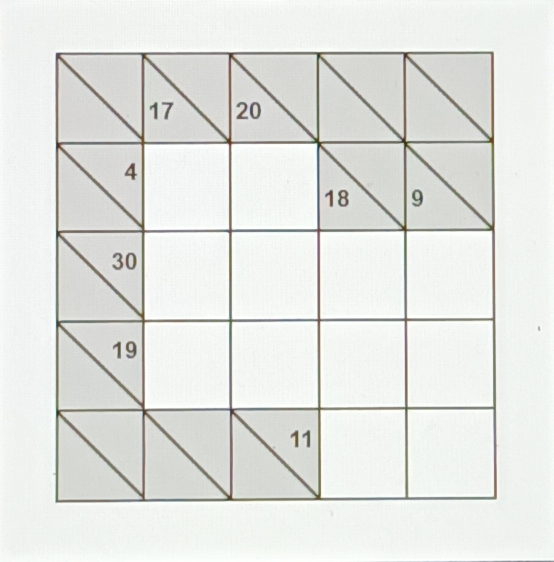
#> input picture data/original/KC_kakuro_05x05_experto_pantalla_luz_tenue.jpg, 1107 x 1123 px (shown at 1/2 size)
$ python -i tablero.py   (imports and definitions only)
#> lines starting #> are read from the running program, lines starting #| are printed output that depends on the picture; after the words box and inside, x2 and y2 are one past the last pixel; in counts of white or black regions, pixels touching at a corner belong together
#> further down, picture is the input picture: shape (1123, 1107, 3); mean B, G, R 225.4, 229, 227.3
### src/kakuro/cuadricula.py
"""Cuadrícula: detectar el tamaño n del tablero y la posición de sus líneas."""

import cv2
import numpy as np

from . import config


def proyecciones_lineas(imagen):
    """Calcula qué tanto aparece una línea de la grilla en cada columna y fila.

    Detecta bordes con Canny y aplica una apertura morfológica con un trazo
    largo horizontal y otro vertical: así sobreviven las líneas de la grilla
    y se borran los dígitos y la diagonal de las pistas.

    Recibe la imagen rectificada (BGR).
    Devuelve una tupla (px, py) de arreglos con valores entre 0 y 1:
      - px[x]: fracción de la columna x cubierta por líneas verticales;
      - py[y]: fracción de la fila y cubierta por líneas horizontales.
    """
    gris = cv2.cvtColor(imagen, cv2.COLOR_BGR2GRAY)
    gris = cv2.GaussianBlur(gris, config.KERNEL_DESENFOQUE_CUADRICULA, 0)
    bordes = cv2.Canny(gris, *config.CANNY_CUADRICULA)
    bordes = cv2.dilate(bordes, np.ones(config.KERNEL_DILATACION_CUADRICULA, np.uint8))
    largo = max(config.LARGO_LINEA_MIN, imagen.shape[0] // config.DIVISOR_LARGO_LINEA)
    horizontal = cv2.morphologyEx(
        bordes, cv2.MORPH_OPEN, cv2.getStructuringElement(cv2.MORPH_RECT, (largo, 1))
    )
    vertical = cv2.morphologyEx(
        bordes, cv2.MORPH_OPEN, cv2.getStructuringElement(cv2.MORPH_RECT, (1, largo))
    )
    return np.mean(vertical > 0, axis=0), np.mean(horizontal > 0, axis=1)


def detectar_cuadricula(imagen):
    """Encuentra el tamaño n de la grilla y la posición de cada línea.

    Para cada n entre MIN_N y MAX_N, busca cada línea interna cerca de donde
    debería estar (k·lado/n, con un radio de tolerancia) y toma el valor del
    perfil en ese punto. El puntaje de n es:

        promedio(valores) + PESO_MINIMO · mínimo(valores) + PESO_N · n

    El promedio premia que haya líneas donde se esperan; el mínimo castiga
    que falte alguna; el término en n desempata a favor del n mayor (un 6×6
    también tiene líneas donde las tendría un 3×3). Se queda con el n de
    mayor puntaje.

    Recibe la imagen rectificada (BGR, cuadrada).
    Devuelve una tupla (n, lx, ly, puntaje):
      - lx, ly: listas de n+1 posiciones (px) de las líneas verticales y
        horizontales, incluidos los dos bordes;
      - puntaje: el puntaje del n elegido.
    Lanza ValueError si alguna línea queda bajo LINEA_MIN o el puntaje bajo
    PUNTAJE_MIN.
    """
    px, py = proyecciones_lineas(imagen)
    candidatos = []
    for n in range(config.MIN_N, config.MAX_N + 1):
        valores, lineas = [], []
        for perfil in (px, py):
            posiciones = [0]
            for k in range(1, n):
                centro = k * (len(perfil) - 1) / n
                radio = max(config.RADIO_BUSQUEDA_MIN, round(len(perfil) / n * config.FRACCION_RADIO_BUSQUEDA))
                a, b = round(centro) - radio, round(centro) + radio + 1
                posicion = a + int(np.argmax(perfil[a:b]))
                posiciones.append(posicion)
                valores.append(float(perfil[posicion]))
            posiciones.append(len(perfil) - 1)
            lineas.append(posiciones)
        puntaje = np.mean(valores) + config.PESO_MINIMO * min(valores) + config.PESO_N * n
        candidatos.append((puntaje, min(valores), n, lineas))
    puntaje, minimo, n, lineas = max(candidatos, key=lambda x: x[0])
    if minimo < config.LINEA_MIN or puntaje < config.PUNTAJE_MIN:
        raise ValueError("No se encontró una cuadrícula regular suficientemente clara.")
    return n, lineas[0], lineas[1], float(puntaje)

### src/kakuro/tablero.py
"""Tablero: localizar el Kakuro en la imagen y corregir la perspectiva."""

import cv2
import numpy as np

from . import config
from .cuadricula import detectar_cuadricula


def ordenar_puntos(puntos):
    """Ordena las 4 esquinas de un cuadrilátero.

    Recibe 4 puntos (x, y) en cualquier orden y en cualquier forma que se
    pueda llevar a (4, 2). Devuelve un arreglo float32 de (4, 2) en este
    orden: arriba-izquierda, arriba-derecha, abajo-derecha, abajo-izquierda.

    Arriba-izquierda tiene la menor x+y y abajo-derecha la mayor; con y-x,
    arriba-derecha tiene el menor valor y abajo-izquierda el mayor.
    """
    puntos = np.asarray(puntos, np.float32).reshape(4, 2)
    suma = puntos.sum(axis=1)
    resta = np.diff(puntos, axis=1).ravel()
    return puntos[[np.argmin(suma), np.argmin(resta), np.argmax(suma), np.argmax(resta)]]


# -----------------------------------------------------------------------------
# Respaldo: buscar el borde del tablero con líneas de Hough
# -----------------------------------------------------------------------------


# [144 lines left out: functions detectar_segmentos, agrupar_lineas, interseccion, armar_cuadrilateros, candidatos_por_lineas, not called in this run]


# -----------------------------------------------------------------------------
# Corrección de perspectiva
# -----------------------------------------------------------------------------


def probar_cuadrilatero(imagen, q, escala):
    """Rectifica la imagen con un cuadrilátero y comprueba si tiene una grilla.

    Recibe la imagen original (BGR), las 4 esquinas q medidas en la imagen
    reducida y la escala de esa reducción.
    Devuelve una tupla (puntaje, rectificada, n, lx, ly) si
    detectar_cuadricula encuentra una grilla, o None si no.
    """
    destino = np.float32([[0, 0], [config.LADO - 1, 0], [config.LADO - 1, config.LADO - 1], [0, config.LADO - 1]])
    matriz = cv2.getPerspectiveTransform(q / escala, destino)
    rectificada = cv2.warpPerspective(imagen, matriz, (config.LADO, config.LADO))
    try:
        n, lx, ly, puntaje = detectar_cuadricula(rectificada)
    except ValueError:
        return None
    return puntaje, rectificada, n, lx, ly


def rectificar_tablero(imagen):
    """Encuentra el tablero en la imagen y lo lleva a una vista frontal cuadrada.

    1. Reduce la imagen y busca contornos de 4 lados en 3 mapas (Canny,
       Canny con CLAHE y umbral adaptativo).
    2. Prueba los MAX_CUADRILATEROS de mayor área: rectifica cada uno y se
       queda con los que tienen una grilla válida.
    3. Si ninguno sirvió, usa el respaldo con líneas de Hough y, entre los
       candidatos con buen puntaje, elige el de mayor área.
    4. Devuelve el de mayor puntaje (y a igual puntaje, mayor área).

    Recibe la imagen original (BGR).
    Devuelve una tupla (rectificada, n, lx, ly, puntaje):
      - rectificada: imagen BGR de LADO×LADO;
      - n, lx, ly, puntaje: como en cuadricula.detectar_cuadricula.
    Lanza ValueError si no encuentra el tablero completo.
    """
    alto, ancho = imagen.shape[:2]
#> alto = 1123; ancho = 1107
    escala = min(1, config.ESCALA_MAX / max(alto, ancho))
#> escala = 0.98
    pequena = cv2.resize(imagen, None, fx=escala, fy=escala) if escala < 1 else imagen
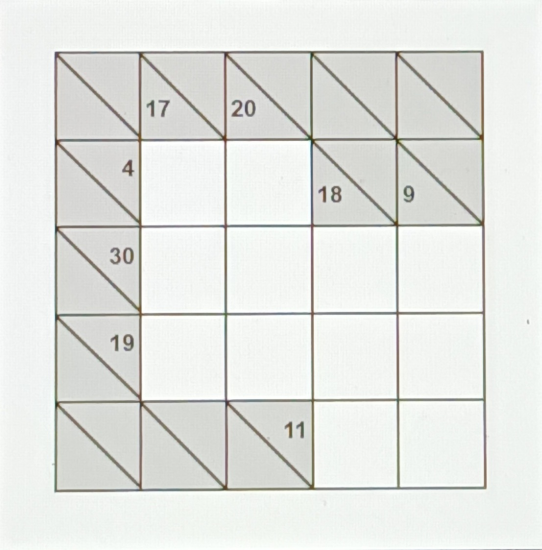
#> pequena: shape (1100, 1084, 3) (shown at 1/2 size); mean B, G, R 225.2, 228.9, 227.2
    gris = cv2.cvtColor(pequena, cv2.COLOR_BGR2GRAY)
    gris = cv2.GaussianBlur(gris, config.KERNEL_DESENFOQUE_TABLERO, 0)
    realzada = cv2.createCLAHE(clipLimit=config.CLAHE_LIMITE, tileGridSize=config.CLAHE_CUADRICULA).apply(gris)
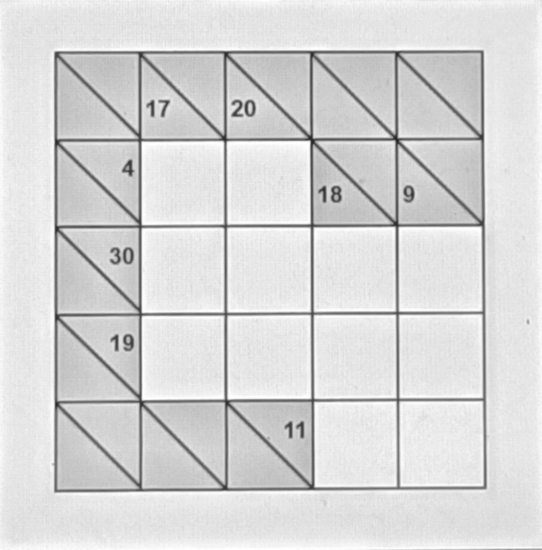
#> realzada: shape (1100, 1084) (shown at 1/2 size); min 35, max 255, mean 215
    mapas = [
        cv2.Canny(gris, *config.CANNY_TABLERO_GRIS),
        cv2.Canny(realzada, *config.CANNY_TABLERO_REALZADA),
        cv2.adaptiveThreshold(
            gris, 255, cv2.ADAPTIVE_THRESH_GAUSSIAN_C, cv2.THRESH_BINARY_INV,
            config.BLOQUE_ADAPTATIVO_TABLERO, config.CONSTANTE_ADAPTATIVA_TABLERO,
        ),
    ]
    cuadrilateros = []
    area_imagen = pequena.shape[0] * pequena.shape[1]
#> area_imagen = 1192400
    for mapa in mapas:
        mapa = cv2.morphologyEx(mapa, cv2.MORPH_CLOSE, np.ones(config.KERNEL_CIERRE_TABLERO, np.uint8))
        contornos, _ = cv2.findContours(mapa, cv2.RETR_LIST, cv2.CHAIN_APPROX_SIMPLE)
        for contorno in contornos:
            area = cv2.contourArea(contorno)
            if not config.AREA_MIN_TABLERO * area_imagen < area < config.AREA_MAX_TABLERO * area_imagen:
                continue
            perimetro = cv2.arcLength(contorno, True)
            for epsilon in config.EPSILONS_APROXIMACION:
                poligono = cv2.approxPolyDP(contorno, epsilon * perimetro, True)
                if len(poligono) == 4 and cv2.isContourConvex(poligono):
                    q = ordenar_puntos(poligono)
                    lados = np.linalg.norm(q - np.roll(q, 1, axis=0), axis=1)
                    # Demasiado alargado: se prueba con el siguiente epsilon.
                    if min(lados) / max(lados) < config.PROPORCION_LADOS_MIN:
                        continue
                    if not any(
                        np.mean(np.linalg.norm(q - q0, axis=1)) < config.DISTANCIA_CUADRILATERO_REPETIDO
                        for _, q0 in cuadrilateros
                    ):
                        cuadrilateros.append((area, q))
                    break
#> this loop made 3 passes
#> pass 1, in rectificar_tablero, `mapa = cv2.morphologyEx(mapa, cv2.MORPH_CLOSE, np.ones(config.KERNEL_C..`:
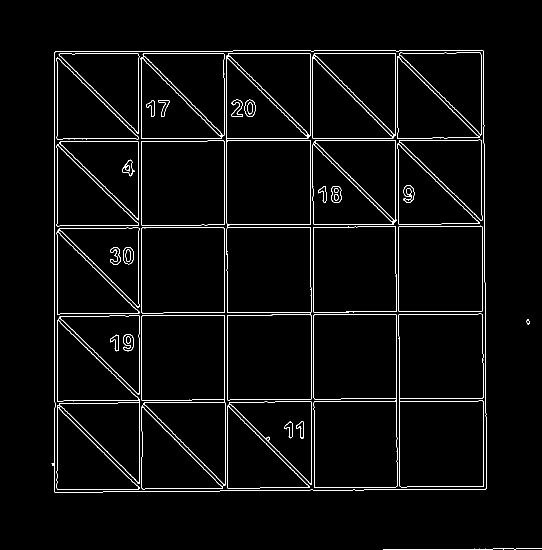
#> mapa: shape (1100, 1084) (shown at 1/2 size); 2.6% white in thin lines or dots, all inside (x1, y1, x2, y2) = (103, 100, 1084, 1100)
#> pass 2, in rectificar_tablero, `mapa = cv2.morphologyEx(mapa, cv2.MORPH_CLOSE, np.ones(config.KERNEL_C..`:
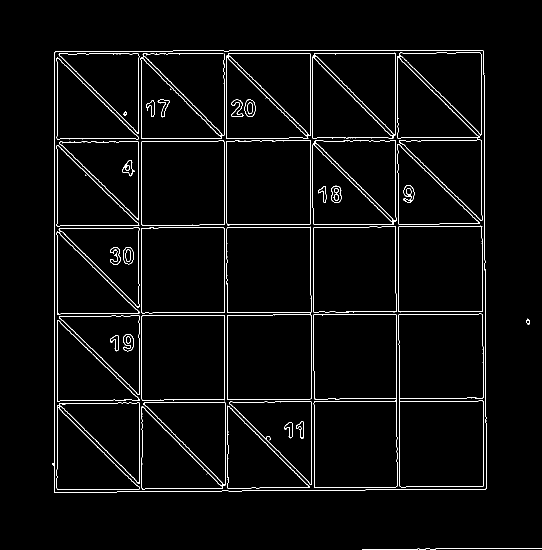
#> mapa: shape (1100, 1084) (shown at 1/2 size); 2.6% white in thin lines or dots, all inside (x1, y1, x2, y2) = (104, 100, 1084, 1100)
#> pass 3, in rectificar_tablero, `mapa = cv2.morphologyEx(mapa, cv2.MORPH_CLOSE, np.ones(config.KERNEL_C..`:
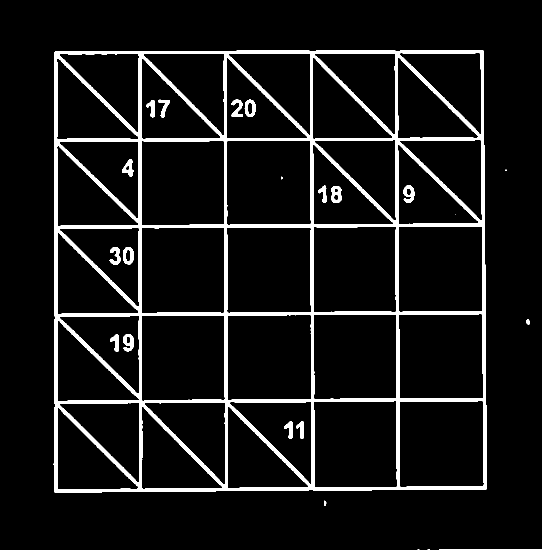
#> mapa: shape (1100, 1084) (shown at 1/2 size); 7.7% white; 23 white regions (5 under 20 px), largest, box (x1, y1, x2, y2) and area: (106, 100, 974, 986) 86317, (662, 372, 683, 405) 476, (246, 668, 268, 703) 475
#> after the loop, cuadrilateros = [(756660, [[109, 105], [965, 101], [972, 976], [110, 984]])]
    cuadrilateros.sort(key=lambda x: x[0], reverse=True)
    mejores = []
    for area, q in cuadrilateros[:config.MAX_CUADRILATEROS]:
        prueba = probar_cuadrilatero(imagen, q, escala)
        if prueba is not None:
            puntaje, rectificada, n, lx, ly = prueba
            mejores.append((puntaje, area, rectificada, n, lx, ly))
#> this loop made 1 pass
#> (area, q, destino in probar_cuadrilatero) on pass 1: (756660, [[109, 105], [965, 101], [972, 976], [110, 984]], [[0, 0], [839, 0], [839, 839], [0, 839]])
#> pass 1, in probar_cuadrilatero, `rectificada = cv2.warpPerspective(imagen, matriz, (config.LADO, config..`:
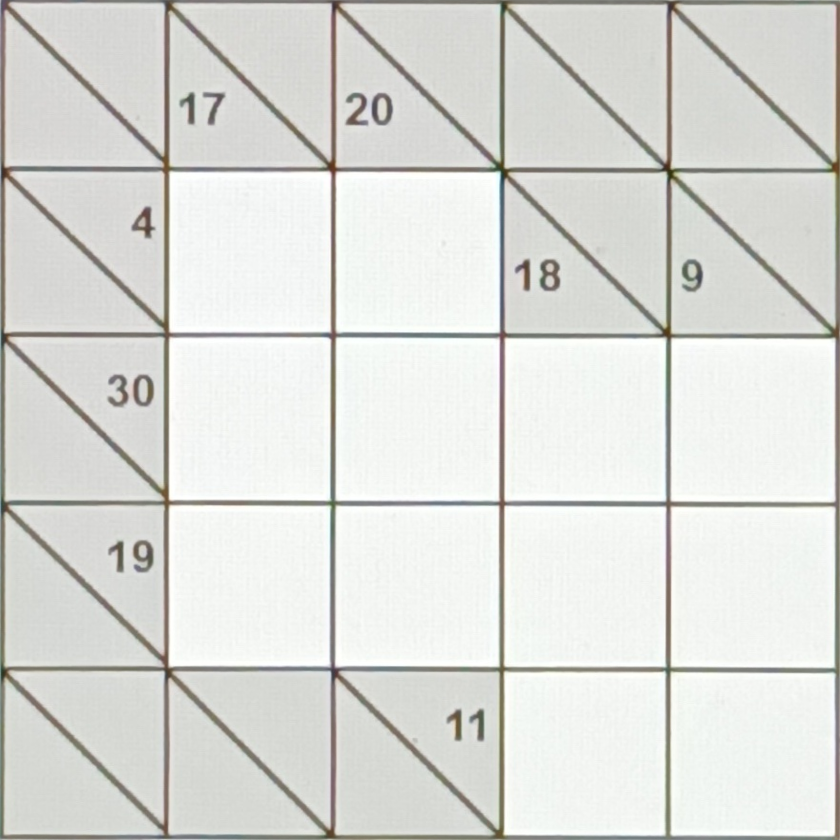
#> rectificada: shape (840, 840, 3); mean B, G, R 216.5, 220.5, 219.5
#> pass 1, in proyecciones_lineas, `bordes = cv2.Canny(gris, *config.CANNY_CUADRICULA)`:
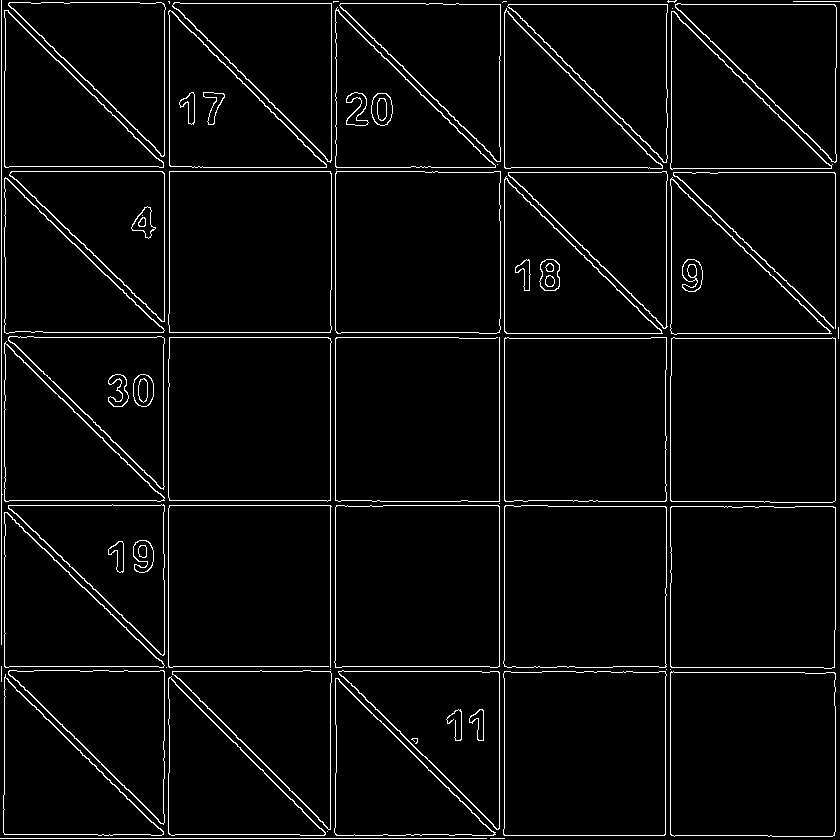
#> bordes: shape (840, 840); 3.9% white in thin lines or dots
#> after the loop, mejores = 1 item
    if not mejores:
        for area, q in candidatos_por_lineas(gris):
            prueba = probar_cuadrilatero(imagen, q, escala)
            if prueba is not None:
                puntaje, rectificada, n, lx, ly = prueba
                mejores.append((puntaje, area, rectificada, n, lx, ly))
        if mejores:
            # Elegimos el tablero completo para evitar un recorte de solo una parte.
            limite = config.FRACCION_PUNTAJE_RESPALDO * max(t[0] for t in mejores)
            mejores = [max((t for t in mejores if t[0] >= limite), key=lambda t: t[1])]
    if not mejores:
        raise ValueError(
            "No se pudo localizar el tablero completo. Usa una foto nítida con sus cuatro bordes visibles."
        )
    puntaje, _, rectificada, n, lx, ly = max(mejores, key=lambda x: (x[0], x[1]))
    return rectificada, n, lx, ly, puntaje

>>> import cv2
>>> picture = cv2.imread('../../data/original/KC_kakuro_05x05_experto_pantalla_luz_tenue.jpg')
>>> result = rectificar_tablero(picture)
#> result = 5 items
